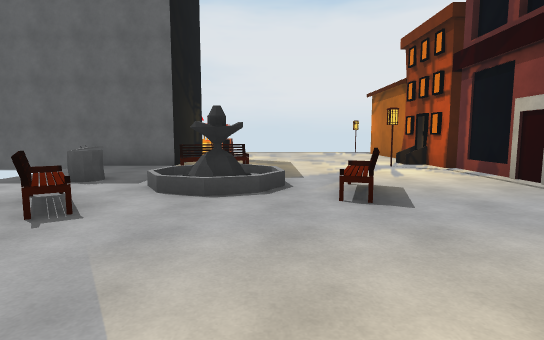
View 1 (above)

16 first-person views from a walk through a scene from a Unity 3-D project. The camera is 1.4 m above the floor, tilts 6° down and sees 80° across. The floor is counted in squares, 2 m on a side. Each view is taken from the middle of a square. On the plan, view 1 faces up. The plan holds only what a view shows up to about 10 squares ahead; the rest is blank. The place goes on beyond the plan. The player is left out. Some animated figures are left out. Some surface patterns are stand-ins.

View 2
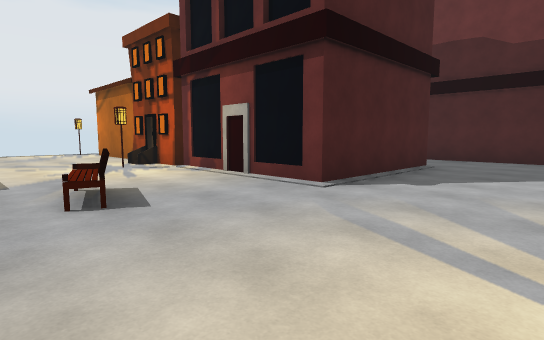

View 3
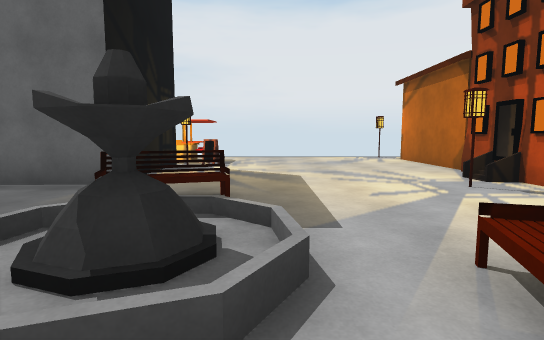

View 4
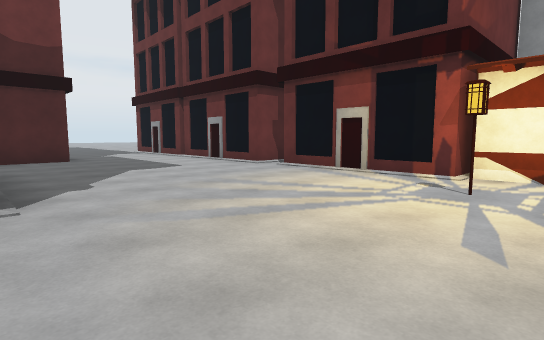

View 5
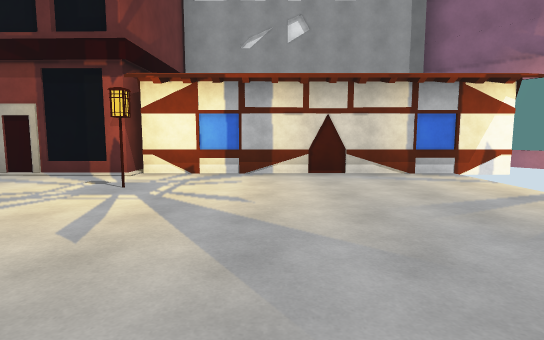

View 6
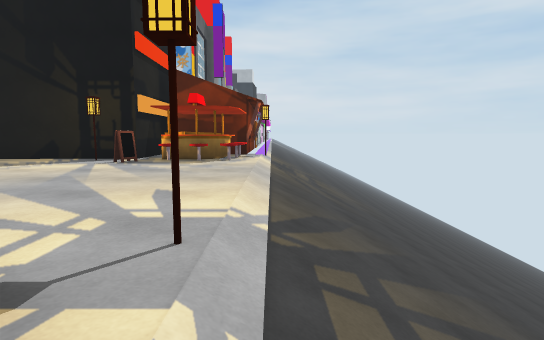

View 7
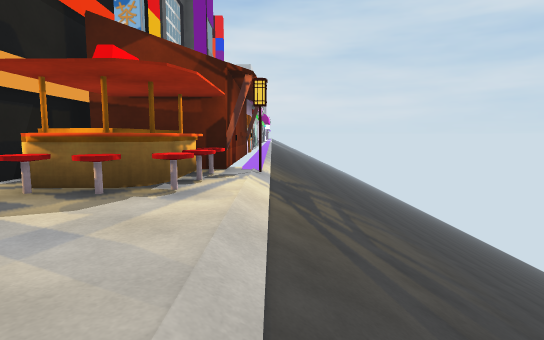

View 8
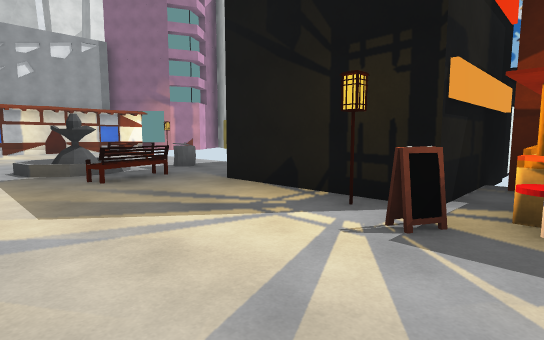

View 9
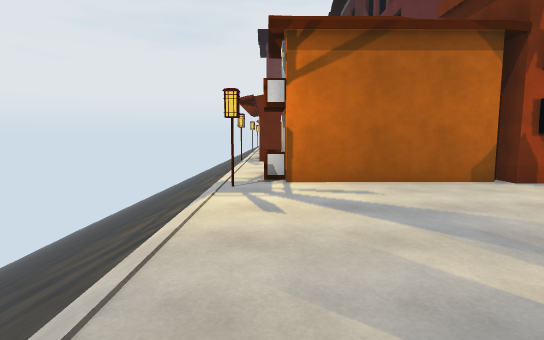

View 10
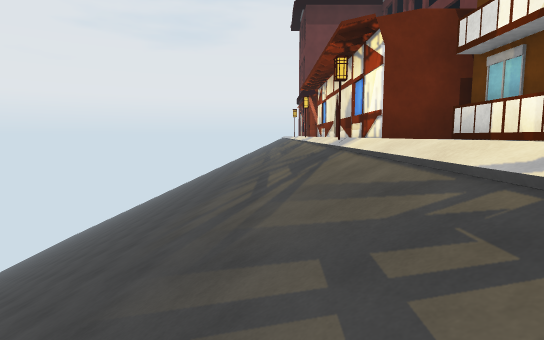

View 11
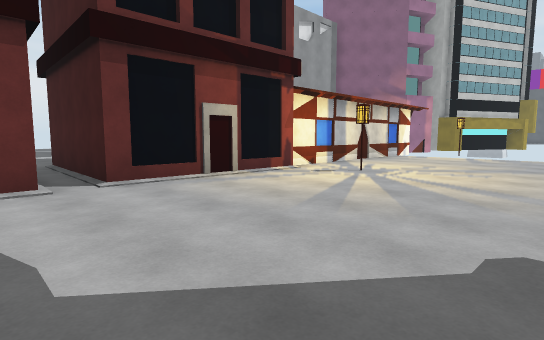

View 12
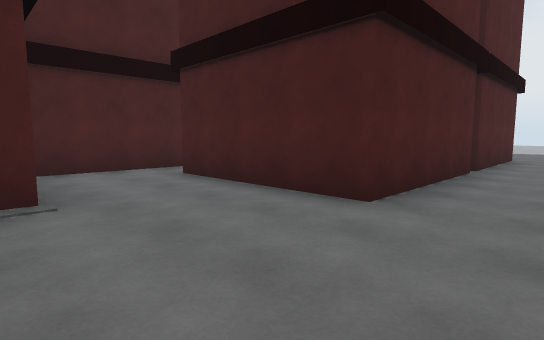

View 13
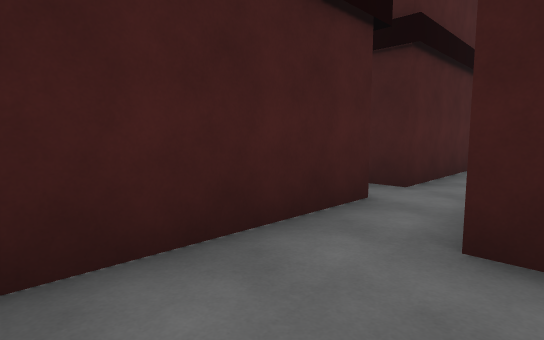

View 14
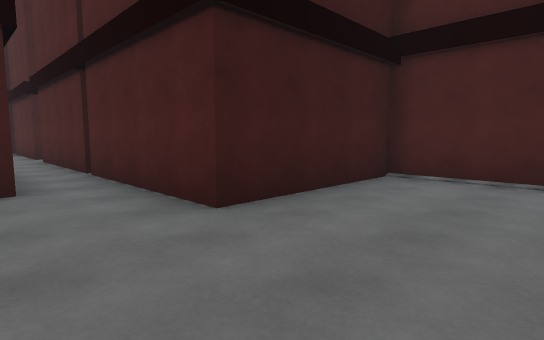

View 15
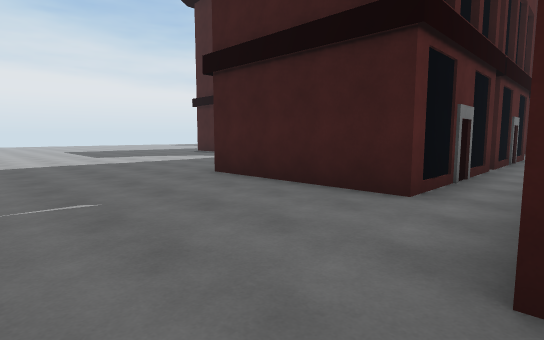

View 16
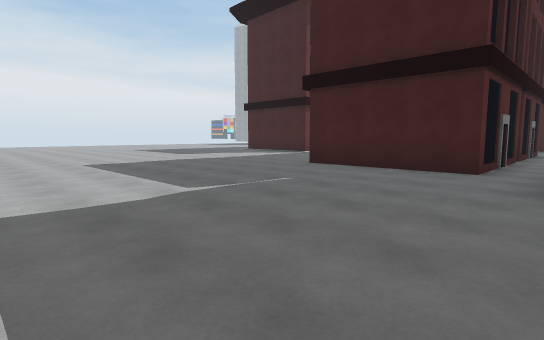

### Floor plan
Key: @ floor where view 1 was taken; # wall or solid block; x gap in a wall; . floor; / step, stairs or slope; B building; E bench; L lamp; I bin; F fountain; O other object.
Columns run from 7 left of view 1 to 25 right of it. Each row starts with its distance up from view 1.
 16 /////////////////////
 15 /////////////////////
 14 ///L//////L////L/////
 13 OOO#OO.....BB..######
 12    #OO.....###B#
 11 #####OO....#
 10     #L.....#               ####
  9     #......#               #...
  8   ###......#               #...
  7    ..#E...L#              ##...
  6    ........#   B###.###BB##B.....
  5    .I.F/...#   ..................
  4    ...//E..#   ..#########.......
  3    ..E.....###B..#       #.......
  2      ............#      ##.......
  1    ..............####B###B.......
  0    ....@........................
 -1    .....L...........    ........
 -2    ..............       ........
 -3   ###########.###       ........
 -4             #.           .......
 -5             #.            ......
 -6             #x             .. ..
 -7             B.B

Where each view was taken, in squares from view 1:
view 1: 0 up, 0 right, facing up
view 2: 0 up, 0 right, facing up-right
view 3: 3 up, 0 right, facing up
view 4: 3 up, 0 right, facing down-right
view 5: 3 up, 1 left, facing down
view 6: 14 up, 5 right, facing left
view 7: 14 up, 1 right, facing left
view 8: 12 up, 1 right, facing down-left
view 9: 13 up, 1 left, facing right
view 10: 15 up, 3 right, facing right
view 11: 2 up, 7 right, facing down-left
view 12: 1 down, 7 right, facing up-right
view 13: 4 up, 8 right, facing up-right
view 14: 4 up, 23 right, facing up-left
view 15: 6 up, 22 right, facing down-left
view 16: 6 up, 25 right, facing down-left
